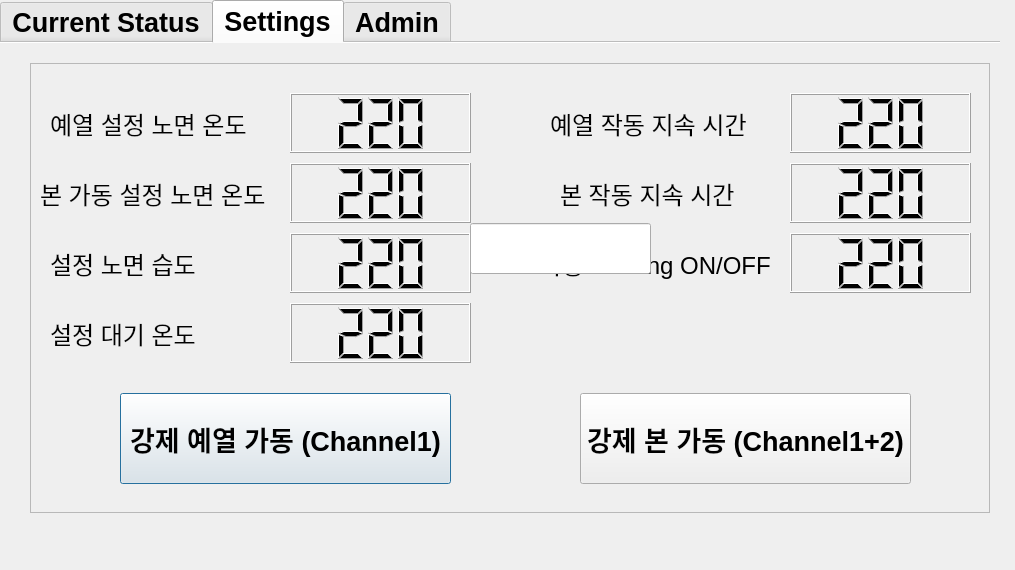
<?xml version="1.0" encoding="UTF-8"?>
<ui version="4.0">
 <class>Dialog</class>
 <widget class="QDialog" name="Dialog">
  <property name="geometry">
   <rect>
    <x>0</x>
    <y>0</y>
    <width>1015</width>
    <height>570</height>
   </rect>
  </property>
  <property name="windowTitle">
   <string>Dialog</string>
  </property>
  <widget class="QTabWidget" name="tabWidget">
   <property name="enabled">
    <bool>true</bool>
   </property>
   <property name="geometry">
    <rect>
     <x>0</x>
     <y>0</y>
     <width>1000</width>
     <height>551</height>
    </rect>
   </property>
   <property name="sizePolicy">
    <sizepolicy hsizetype="Fixed" vsizetype="Fixed">
     <horstretch>0</horstretch>
     <verstretch>0</verstretch>
    </sizepolicy>
   </property>
   <property name="maximumSize">
    <size>
     <width>16777213</width>
     <height>16777215</height>
    </size>
   </property>
   <property name="font">
    <font>
     <pointsize>20</pointsize>
     <weight>75</weight>
     <italic>false</italic>
     <bold>true</bold>
     <underline>false</underline>
     <strikeout>false</strikeout>
     <stylestrategy>PreferDefault</stylestrategy>
     <kerning>true</kerning>
    </font>
   </property>
   <property name="focusPolicy">
    <enum>Qt::TabFocus</enum>
   </property>
   <property name="contextMenuPolicy">
    <enum>Qt::ActionsContextMenu</enum>
   </property>
   <property name="acceptDrops">
    <bool>false</bool>
   </property>
   <property name="layoutDirection">
    <enum>Qt::LeftToRight</enum>
   </property>
   <property name="autoFillBackground">
    <bool>true</bool>
   </property>
   <property name="tabPosition">
    <enum>QTabWidget::North</enum>
   </property>
   <property name="tabShape">
    <enum>QTabWidget::Rounded</enum>
   </property>
   <property name="currentIndex">
    <number>1</number>
   </property>
   <property name="iconSize">
    <size>
     <width>100</width>
     <height>50</height>
    </size>
   </property>
   <property name="usesScrollButtons">
    <bool>false</bool>
   </property>
   <property name="documentMode">
    <bool>true</bool>
   </property>
   <property name="tabsClosable">
    <bool>false</bool>
   </property>
   <property name="movable">
    <bool>false</bool>
   </property>
   <property name="tabBarAutoHide">
    <bool>false</bool>
   </property>
   <widget class="QWidget" name="status">
    <property name="enabled">
     <bool>true</bool>
    </property>
    <property name="sizePolicy">
     <sizepolicy hsizetype="Fixed" vsizetype="Fixed">
      <horstretch>0</horstretch>
      <verstretch>0</verstretch>
     </sizepolicy>
    </property>
    <property name="font">
     <font>
      <pointsize>30</pointsize>
      <weight>50</weight>
      <bold>false</bold>
     </font>
    </property>
    <attribute name="title">
     <string>Current Status</string>
    </attribute>
    <widget class="QFrame" name="frame">
     <property name="geometry">
      <rect>
       <x>30</x>
       <y>20</y>
       <width>960</width>
       <height>450</height>
      </rect>
     </property>
     <property name="frameShape">
      <enum>QFrame::StyledPanel</enum>
     </property>
     <property name="frameShadow">
      <enum>QFrame::Raised</enum>
     </property>
     <widget class="QLCDNumber" name="lcdNumber">
      <property name="geometry">
       <rect>
        <x>260</x>
        <y>30</y>
        <width>181</width>
        <height>60</height>
       </rect>
      </property>
      <property name="smallDecimalPoint">
       <bool>false</bool>
      </property>
      <property name="digitCount">
       <number>3</number>
      </property>
      <property name="intValue" stdset="0">
       <number>220</number>
      </property>
     </widget>
     <widget class="QLabel" name="label">
      <property name="geometry">
       <rect>
        <x>120</x>
        <y>30</y>
        <width>141</width>
        <height>60</height>
       </rect>
      </property>
      <property name="font">
       <font>
        <pointsize>20</pointsize>
       </font>
      </property>
      <property name="text">
       <string>현재온도</string>
      </property>
     </widget>
     <widget class="QLabel" name="label_2">
      <property name="geometry">
       <rect>
        <x>120</x>
        <y>100</y>
        <width>141</width>
        <height>60</height>
       </rect>
      </property>
      <property name="font">
       <font>
        <pointsize>20</pointsize>
       </font>
      </property>
      <property name="text">
       <string>현재습도</string>
      </property>
     </widget>
     <widget class="QLCDNumber" name="lcdNumber_2">
      <property name="geometry">
       <rect>
        <x>260</x>
        <y>100</y>
        <width>181</width>
        <height>60</height>
       </rect>
      </property>
      <property name="smallDecimalPoint">
       <bool>false</bool>
      </property>
      <property name="digitCount">
       <number>3</number>
      </property>
      <property name="intValue" stdset="0">
       <number>220</number>
      </property>
     </widget>
     <widget class="QLabel" name="label_3">
      <property name="geometry">
       <rect>
        <x>120</x>
        <y>170</y>
        <width>141</width>
        <height>60</height>
       </rect>
      </property>
      <property name="font">
       <font>
        <pointsize>20</pointsize>
       </font>
      </property>
      <property name="text">
       <string>대기온도</string>
      </property>
     </widget>
     <widget class="QLCDNumber" name="lcdNumber_3">
      <property name="geometry">
       <rect>
        <x>260</x>
        <y>170</y>
        <width>181</width>
        <height>60</height>
       </rect>
      </property>
      <property name="smallDecimalPoint">
       <bool>false</bool>
      </property>
      <property name="digitCount">
       <number>3</number>
      </property>
      <property name="intValue" stdset="0">
       <number>220</number>
      </property>
     </widget>
     <widget class="QLabel" name="label_4">
      <property name="geometry">
       <rect>
        <x>560</x>
        <y>30</y>
        <width>181</width>
        <height>60</height>
       </rect>
      </property>
      <property name="font">
       <font>
        <pointsize>20</pointsize>
       </font>
      </property>
      <property name="text">
       <string>설정온도</string>
      </property>
     </widget>
     <widget class="QLabel" name="label_5">
      <property name="geometry">
       <rect>
        <x>560</x>
        <y>100</y>
        <width>181</width>
        <height>60</height>
       </rect>
      </property>
      <property name="font">
       <font>
        <pointsize>20</pointsize>
       </font>
      </property>
      <property name="text">
       <string>설정습도</string>
      </property>
     </widget>
     <widget class="QLabel" name="label_6">
      <property name="geometry">
       <rect>
        <x>560</x>
        <y>170</y>
        <width>181</width>
        <height>60</height>
       </rect>
      </property>
      <property name="font">
       <font>
        <pointsize>20</pointsize>
       </font>
      </property>
      <property name="text">
       <string>설정대기온도</string>
      </property>
     </widget>
     <widget class="QLCDNumber" name="lcdNumber_4">
      <property name="geometry">
       <rect>
        <x>739</x>
        <y>30</y>
        <width>181</width>
        <height>60</height>
       </rect>
      </property>
      <property name="smallDecimalPoint">
       <bool>false</bool>
      </property>
      <property name="digitCount">
       <number>3</number>
      </property>
      <property name="intValue" stdset="0">
       <number>220</number>
      </property>
     </widget>
     <widget class="QLCDNumber" name="lcdNumber_5">
      <property name="geometry">
       <rect>
        <x>740</x>
        <y>100</y>
        <width>181</width>
        <height>60</height>
       </rect>
      </property>
      <property name="smallDecimalPoint">
       <bool>false</bool>
      </property>
      <property name="digitCount">
       <number>3</number>
      </property>
      <property name="intValue" stdset="0">
       <number>220</number>
      </property>
     </widget>
     <widget class="QLCDNumber" name="lcdNumber_6">
      <property name="geometry">
       <rect>
        <x>740</x>
        <y>170</y>
        <width>181</width>
        <height>60</height>
       </rect>
      </property>
      <property name="smallDecimalPoint">
       <bool>false</bool>
      </property>
      <property name="digitCount">
       <number>3</number>
      </property>
      <property name="intValue" stdset="0">
       <number>220</number>
      </property>
     </widget>
     <widget class="QLabel" name="label_7">
      <property name="geometry">
       <rect>
        <x>99</x>
        <y>330</y>
        <width>331</width>
        <height>81</height>
       </rect>
      </property>
      <property name="font">
       <font>
        <pointsize>20</pointsize>
        <weight>75</weight>
        <bold>true</bold>
        <underline>false</underline>
       </font>
      </property>
      <property name="frameShape">
       <enum>QFrame::Box</enum>
      </property>
      <property name="frameShadow">
       <enum>QFrame::Plain</enum>
      </property>
      <property name="text">
       <string>예열 가동 상태 (Channel1)</string>
      </property>
      <property name="alignment">
       <set>Qt::AlignCenter</set>
      </property>
      <property name="wordWrap">
       <bool>false</bool>
      </property>
      <property name="indent">
       <number>0</number>
      </property>
     </widget>
     <widget class="QLabel" name="label_8">
      <property name="geometry">
       <rect>
        <x>560</x>
        <y>330</y>
        <width>331</width>
        <height>81</height>
       </rect>
      </property>
      <property name="font">
       <font>
        <pointsize>20</pointsize>
        <weight>75</weight>
        <bold>true</bold>
       </font>
      </property>
      <property name="frameShape">
       <enum>QFrame::Box</enum>
      </property>
      <property name="text">
       <string>본가동 상태 (Channel1+2)</string>
      </property>
      <property name="alignment">
       <set>Qt::AlignCenter</set>
      </property>
     </widget>
    </widget>
   </widget>
   <widget class="QWidget" name="settings">
    <property name="font">
     <font>
      <pointsize>30</pointsize>
     </font>
    </property>
    <attribute name="icon">
     <iconset>
      <normaloff>../../../peltier/peltier_sw/pi_fw/0630_1/image/parameter_on.png</normaloff>../../../peltier/peltier_sw/pi_fw/0630_1/image/parameter_on.png</iconset>
    </attribute>
    <attribute name="title">
     <string>Settings</string>
    </attribute>
    <widget class="QFrame" name="frame_2">
     <property name="geometry">
      <rect>
       <x>30</x>
       <y>20</y>
       <width>960</width>
       <height>450</height>
      </rect>
     </property>
     <property name="font">
      <font>
       <pointsize>20</pointsize>
      </font>
     </property>
     <property name="frameShape">
      <enum>QFrame::StyledPanel</enum>
     </property>
     <property name="frameShadow">
      <enum>QFrame::Raised</enum>
     </property>
     <widget class="QLCDNumber" name="lcdNumber_7">
      <property name="geometry">
       <rect>
        <x>260</x>
        <y>30</y>
        <width>181</width>
        <height>60</height>
       </rect>
      </property>
      <property name="font">
       <font>
        <pointsize>20</pointsize>
       </font>
      </property>
      <property name="smallDecimalPoint">
       <bool>false</bool>
      </property>
      <property name="digitCount">
       <number>3</number>
      </property>
      <property name="intValue" stdset="0">
       <number>220</number>
      </property>
     </widget>
     <widget class="QLabel" name="label_9">
      <property name="geometry">
       <rect>
        <x>20</x>
        <y>30</y>
        <width>241</width>
        <height>60</height>
       </rect>
      </property>
      <property name="font">
       <font>
        <pointsize>18</pointsize>
        <weight>50</weight>
        <bold>false</bold>
       </font>
      </property>
      <property name="text">
       <string>예열 설정 노면 온도</string>
      </property>
     </widget>
     <widget class="QLabel" name="label_10">
      <property name="geometry">
       <rect>
        <x>10</x>
        <y>100</y>
        <width>251</width>
        <height>60</height>
       </rect>
      </property>
      <property name="font">
       <font>
        <pointsize>18</pointsize>
        <weight>50</weight>
        <bold>false</bold>
       </font>
      </property>
      <property name="text">
       <string>본 가동 설정 노면 온도</string>
      </property>
     </widget>
     <widget class="QLCDNumber" name="lcdNumber_8">
      <property name="geometry">
       <rect>
        <x>260</x>
        <y>100</y>
        <width>181</width>
        <height>60</height>
       </rect>
      </property>
      <property name="font">
       <font>
        <pointsize>20</pointsize>
       </font>
      </property>
      <property name="smallDecimalPoint">
       <bool>false</bool>
      </property>
      <property name="digitCount">
       <number>3</number>
      </property>
      <property name="intValue" stdset="0">
       <number>220</number>
      </property>
     </widget>
     <widget class="QLabel" name="label_11">
      <property name="geometry">
       <rect>
        <x>20</x>
        <y>170</y>
        <width>191</width>
        <height>60</height>
       </rect>
      </property>
      <property name="font">
       <font>
        <pointsize>18</pointsize>
        <weight>50</weight>
        <bold>false</bold>
       </font>
      </property>
      <property name="text">
       <string>설정 노면 습도</string>
      </property>
     </widget>
     <widget class="QLCDNumber" name="lcdNumber_9">
      <property name="geometry">
       <rect>
        <x>260</x>
        <y>170</y>
        <width>181</width>
        <height>60</height>
       </rect>
      </property>
      <property name="font">
       <font>
        <pointsize>20</pointsize>
       </font>
      </property>
      <property name="smallDecimalPoint">
       <bool>false</bool>
      </property>
      <property name="digitCount">
       <number>3</number>
      </property>
      <property name="intValue" stdset="0">
       <number>220</number>
      </property>
     </widget>
     <widget class="QLabel" name="label_12">
      <property name="geometry">
       <rect>
        <x>520</x>
        <y>30</y>
        <width>241</width>
        <height>60</height>
       </rect>
      </property>
      <property name="font">
       <font>
        <pointsize>18</pointsize>
        <weight>50</weight>
        <bold>false</bold>
       </font>
      </property>
      <property name="text">
       <string>예열 작동 지속 시간</string>
      </property>
     </widget>
     <widget class="QLabel" name="label_13">
      <property name="geometry">
       <rect>
        <x>530</x>
        <y>100</y>
        <width>231</width>
        <height>60</height>
       </rect>
      </property>
      <property name="font">
       <font>
        <pointsize>18</pointsize>
        <weight>50</weight>
        <bold>false</bold>
       </font>
      </property>
      <property name="text">
       <string>본 작동 지속 시간</string>
      </property>
     </widget>
     <widget class="QLabel" name="label_14">
      <property name="geometry">
       <rect>
        <x>510</x>
        <y>170</y>
        <width>251</width>
        <height>60</height>
       </rect>
      </property>
      <property name="font">
       <font>
        <pointsize>18</pointsize>
        <weight>50</weight>
        <bold>false</bold>
       </font>
      </property>
      <property name="text">
       <string>자동 Heating ON/OFF</string>
      </property>
     </widget>
     <widget class="QLCDNumber" name="lcdNumber_10">
      <property name="geometry">
       <rect>
        <x>760</x>
        <y>30</y>
        <width>181</width>
        <height>60</height>
       </rect>
      </property>
      <property name="font">
       <font>
        <pointsize>20</pointsize>
       </font>
      </property>
      <property name="smallDecimalPoint">
       <bool>false</bool>
      </property>
      <property name="digitCount">
       <number>3</number>
      </property>
      <property name="intValue" stdset="0">
       <number>220</number>
      </property>
     </widget>
     <widget class="QLCDNumber" name="lcdNumber_11">
      <property name="geometry">
       <rect>
        <x>760</x>
        <y>100</y>
        <width>181</width>
        <height>60</height>
       </rect>
      </property>
      <property name="font">
       <font>
        <pointsize>20</pointsize>
       </font>
      </property>
      <property name="smallDecimalPoint">
       <bool>false</bool>
      </property>
      <property name="digitCount">
       <number>3</number>
      </property>
      <property name="intValue" stdset="0">
       <number>220</number>
      </property>
     </widget>
     <widget class="QLabel" name="label_17">
      <property name="geometry">
       <rect>
        <x>20</x>
        <y>240</y>
        <width>191</width>
        <height>60</height>
       </rect>
      </property>
      <property name="font">
       <font>
        <pointsize>18</pointsize>
        <weight>50</weight>
        <bold>false</bold>
       </font>
      </property>
      <property name="text">
       <string>설정 대기 온도</string>
      </property>
     </widget>
     <widget class="QLCDNumber" name="lcdNumber_13">
      <property name="geometry">
       <rect>
        <x>260</x>
        <y>240</y>
        <width>181</width>
        <height>60</height>
       </rect>
      </property>
      <property name="font">
       <font>
        <pointsize>20</pointsize>
       </font>
      </property>
      <property name="smallDecimalPoint">
       <bool>false</bool>
      </property>
      <property name="digitCount">
       <number>3</number>
      </property>
      <property name="intValue" stdset="0">
       <number>220</number>
      </property>
     </widget>
     <widget class="QPushButton" name="pushButton">
      <property name="geometry">
       <rect>
        <x>90</x>
        <y>330</y>
        <width>331</width>
        <height>91</height>
       </rect>
      </property>
      <property name="font">
       <font>
        <pointsize>20</pointsize>
       </font>
      </property>
      <property name="text">
       <string>강제 예열 가동 (Channel1)</string>
      </property>
     </widget>
     <widget class="QPushButton" name="pushButton_2">
      <property name="geometry">
       <rect>
        <x>550</x>
        <y>330</y>
        <width>331</width>
        <height>91</height>
       </rect>
      </property>
      <property name="font">
       <font>
        <pointsize>20</pointsize>
       </font>
      </property>
      <property name="text">
       <string>강제 본 가동 (Channel1+2)</string>
      </property>
     </widget>
     <widget class="QLCDNumber" name="lcdNumber_12">
      <property name="geometry">
       <rect>
        <x>760</x>
        <y>170</y>
        <width>181</width>
        <height>60</height>
       </rect>
      </property>
      <property name="font">
       <font>
        <pointsize>20</pointsize>
       </font>
      </property>
      <property name="smallDecimalPoint">
       <bool>false</bool>
      </property>
      <property name="digitCount">
       <number>3</number>
      </property>
      <property name="intValue" stdset="0">
       <number>220</number>
      </property>
     </widget>
     <widget class="QLineEdit" name="lineEdit">
      <property name="geometry">
       <rect>
        <x>440</x>
        <y>160</y>
        <width>181</width>
        <height>51</height>
       </rect>
      </property>
      <property name="font">
       <font>
        <weight>50</weight>
        <bold>false</bold>
       </font>
      </property>
     </widget>
    </widget>
   </widget>
   <widget class="QWidget" name="admin">
    <attribute name="icon">
     <iconset>
      <normaloff>../../../peltier/peltier_sw/pi_fw/0630_1/image/engineer_on.png</normaloff>../../../peltier/peltier_sw/pi_fw/0630_1/image/engineer_on.png</iconset>
    </attribute>
    <attribute name="title">
     <string>Admin</string>
    </attribute>
    <widget class="QTableWidget" name="tableWidget">
     <property name="geometry">
      <rect>
       <x>30</x>
       <y>20</y>
       <width>1651</width>
       <height>681</height>
      </rect>
     </property>
     <property name="rowCount">
      <number>10</number>
     </property>
     <property name="columnCount">
      <number>2</number>
     </property>
     <attribute name="horizontalHeaderHighlightSections">
      <bool>true</bool>
     </attribute>
     <row>
      <property name="text">
       <string>1</string>
      </property>
     </row>
     <row>
      <property name="text">
       <string>2</string>
      </property>
     </row>
     <row>
      <property name="text">
       <string>3</string>
      </property>
     </row>
     <row>
      <property name="text">
       <string>4</string>
      </property>
     </row>
     <row>
      <property name="text">
       <string>5</string>
      </property>
     </row>
     <row>
      <property name="text">
       <string>6</string>
      </property>
     </row>
     <row>
      <property name="text">
       <string>7</string>
      </property>
     </row>
     <row>
      <property name="text">
       <string>8</string>
      </property>
     </row>
     <row>
      <property name="text">
       <string>9</string>
      </property>
     </row>
     <row>
      <property name="text">
       <string>10</string>
      </property>
     </row>
     <column>
      <property name="text">
       <string>시간</string>
      </property>
     </column>
     <column>
      <property name="text">
       <string>LOG</string>
      </property>
     </column>
    </widget>
   </widget>
  </widget>
 </widget>
 <resources/>
 <connections/>
</ui>
